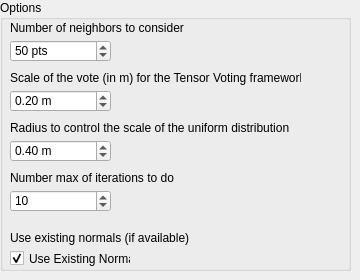
       <widget class="QWidget" name="SPDFFilter">
        <widget class="QGroupBox" name="groupBox_11">
         <property name="geometry">
          <rect>
           <x>0</x>
           <y>0</y>
           <width>351</width>
           <height>271</height>
          </rect>
         </property>
         <property name="title">
          <string>Options</string>
         </property>
         <widget class="QLabel" name="spdfKnnTitle">
          <property name="geometry">
           <rect>
            <x>10</x>
            <y>20</y>
            <width>291</width>
            <height>16</height>
           </rect>
          </property>
          <property name="text">
           <string>Number of neighbors to consider</string>
          </property>
         </widget>
         <widget class="QDoubleSpinBox" name="spdfKnn">
          <property name="geometry">
           <rect>
            <x>10</x>
            <y>40</y>
            <width>101</width>
            <height>22</height>
           </rect>
          </property>
          <property name="suffix">
           <string> pts</string>
          </property>
          <property name="decimals">
           <number>0</number>
          </property>
          <property name="minimum">
           <double>6.000000000000000</double>
          </property>
          <property name="maximum">
           <double>10000000.000000000000000</double>
          </property>
          <property name="singleStep">
           <double>10.000000000000000</double>
          </property>
          <property name="value">
           <double>50.000000000000000</double>
          </property>
         </widget>
         <widget class="QLabel" name="spdfSigmaTitle">
          <property name="geometry">
           <rect>
            <x>10</x>
            <y>70</y>
            <width>291</width>
            <height>16</height>
           </rect>
          </property>
          <property name="text">
           <string>Scale of the vote (in m) for the Tensor Voting framework</string>
          </property>
         </widget>
         <widget class="QCheckBox" name="spdfNormals">
          <property name="geometry">
           <rect>
            <x>10</x>
            <y>250</y>
            <width>121</width>
            <height>17</height>
           </rect>
          </property>
          <property name="text">
           <string>Use Existing Normals</string>
          </property>
          <property name="checked">
           <bool>true</bool>
          </property>
         </widget>
         <widget class="QLabel" name="spdfNormalsTitle">
          <property name="geometry">
           <rect>
            <x>10</x>
            <y>230</y>
            <width>181</width>
            <height>16</height>
           </rect>
          </property>
          <property name="text">
           <string>Use existing normals (if available)</string>
          </property>
         </widget>
         <widget class="QDoubleSpinBox" name="spdfSigma">
          <property name="geometry">
           <rect>
            <x>10</x>
            <y>90</y>
            <width>101</width>
            <height>22</height>
           </rect>
          </property>
          <property name="suffix">
           <string> m</string>
          </property>
          <property name="decimals">
           <number>2</number>
          </property>
          <property name="minimum">
           <double>0.000000000000000</double>
          </property>
          <property name="maximum">
           <double>10000000.000000000000000</double>
          </property>
          <property name="singleStep">
           <double>10.000000000000000</double>
          </property>
          <property name="value">
           <double>0.200000000000000</double>
          </property>
         </widget>
         <widget class="QLabel" name="spdfRadiusTitle">
          <property name="geometry">
           <rect>
            <x>10</x>
            <y>120</y>
            <width>291</width>
            <height>16</height>
           </rect>
          </property>
          <property name="text">
           <string>Radius to control the scale of the uniform distribution</string>
          </property>
         </widget>
         <widget class="QDoubleSpinBox" name="spdfRadius">
          <property name="geometry">
           <rect>
            <x>10</x>
            <y>140</y>
            <width>101</width>
            <height>22</height>
           </rect>
          </property>
          <property name="suffix">
           <string> m</string>
          </property>
          <property name="decimals">
           <number>2</number>
          </property>
          <property name="minimum">
           <double>0.000000000000000</double>
          </property>
          <property name="maximum">
           <double>10000000.000000000000000</double>
          </property>
          <property name="singleStep">
           <double>10.000000000000000</double>
          </property>
          <property name="value">
           <double>0.400000000000000</double>
          </property>
         </widget>
         <widget class="QSpinBox" name="spdfIter">
          <property name="geometry">
           <rect>
            <x>10</x>
            <y>190</y>
            <width>101</width>
            <height>22</height>
           </rect>
          </property>
          <property name="maximum">
           <number>1000000</number>
          </property>
          <property name="value">
           <number>10</number>
          </property>
         </widget>
         <widget class="QLabel" name="SpdfIterTitle">
          <property name="geometry">
           <rect>
            <x>10</x>
            <y>170</y>
            <width>291</width>
            <height>16</height>
           </rect>
          </property>
          <property name="text">
           <string>Number max of iterations to do</string>
          </property>
         </widget>
        </widget>
       </widget>
